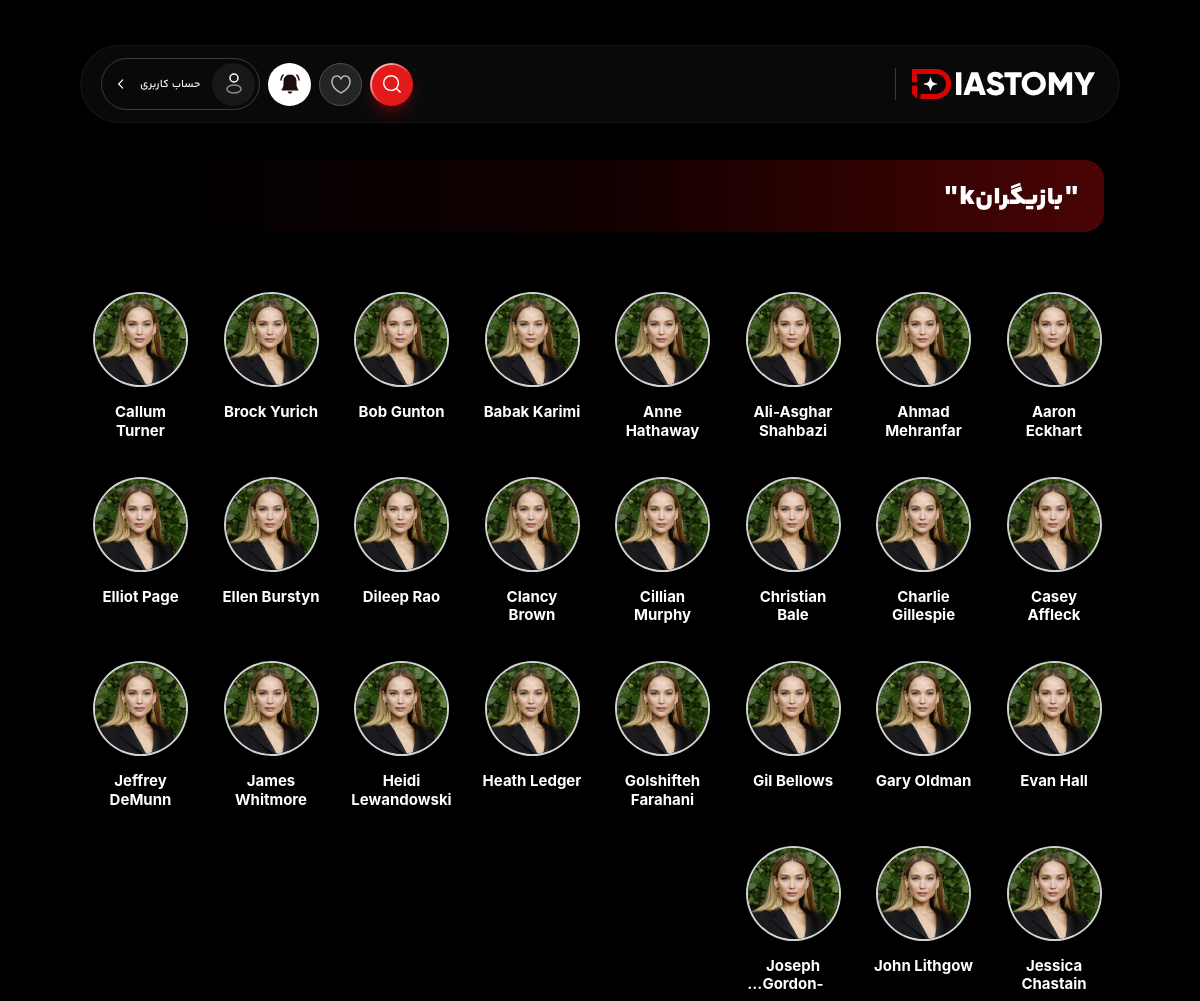
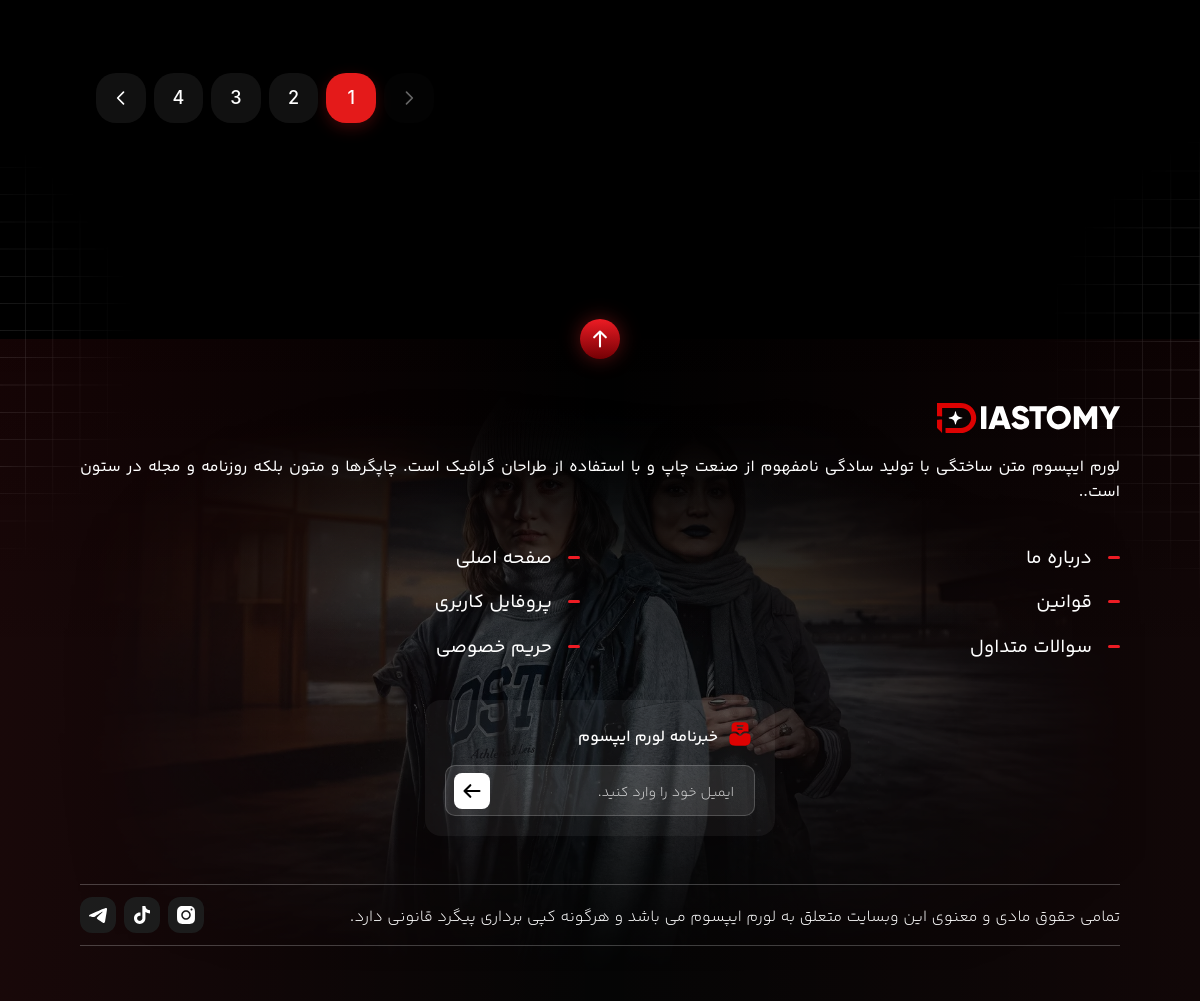
Page /movie/actors/ on the committed database (2 pictures, top to bottom).
### core/models.py (models this page shows, shortened)
class ActorsPageSetting(models.Model):
    title = models.CharField(max_length=255, default='بازیگران', verbose_name=_('عنوان صفحه بازیگران'))
    meta_description = models.TextField(blank=True, null=True, verbose_name=_('توضیحات متا (SEO)'))
    per_page = models.PositiveIntegerField(default=27, verbose_name=_('تعداد بازیگر در هر صفحه'))
    actor_detail_per_page = models.PositiveIntegerField(default=15, verbose_name=_('تعداد فیلم/سریال در صفحه جزئیات بازیگر'))
    class Meta:
        verbose_name = _('تنظیمات صفحه بازیگران')
        verbose_name_plural = _('تنظیمات صفحه بازیگران')
    @classmethod
    def get_solo(cls):
        obj, created = cls.objects.get_or_create(id=1)
        return obj

### movie/models.py (models this page shows, shortened)
class Person(models.Model):
    name = models.CharField(max_length=255, verbose_name="نام")
    slug = models.SlugField(max_length=255, unique=True, verbose_name="اسلاگ")
    bio = models.TextField(blank=True, verbose_name="بیوگرافی")
    meta_description = models.TextField(blank=True, null=True, verbose_name="توضیحات متا سئو")
    photo = models.ImageField(upload_to='persons/', blank=True, null=True, verbose_name="تصویر")
    is_actor = models.BooleanField(default=True, verbose_name="بازیگر است")
    is_director = models.BooleanField(default=False, verbose_name="کارگردان است")
    class Meta:
        verbose_name = "شخص (بازیگر/کارگردان)"
        verbose_name_plural = "اشخاص (بازیگران/کارگردانان)"

### movie/views.py (the view)
# urls.py: path('actors/', views.actors_list, name='actors_list'),
def actors_list(request):
    setting = services.get_actors_page_setting()
    page_number = request.GET.get('page', 1)
    page_obj = services.get_paginated_actors(page_number=page_number, per_page=setting.per_page)
    elided_page_range = page_obj.paginator.get_elided_page_range(
        page_obj.number,
        on_each_side=1,
        on_ends=1
    )
    context = {
        'actors_setting': setting,
        'page_obj': page_obj,
        'actors': page_obj.object_list,
        'is_paginated': page_obj.has_other_pages(),
        'elided_page_range': elided_page_range,
    }
    return render(request, 'movie/actors.html', context)

### templates/movie/actors.html (shortened to what this page needs)
{% extends 'base.html' %}
{% load i18n static %}
{% block content %}
<div class="flex-grow w-full px-4 py-8 mt-24 md:mt-30 md:px-12 lg:px-24 md:py-10">
    <div
        class="relative w-full rounded-[1.2rem] mb-[60px] h-18 lg:h-[4.5rem] flex items-center justify-start px-6 md:px-6"
        style="background: linear-gradient(to left, #4a0404, #110000, transparent);"
    >
        <h1 class="text-[18px] md:text-[20px] lg:text-[25px] font-black text-white tracking-wide text-right w-full py-3">
            "{{ actors_setting.title|default:_("بازیگران") }}"
        </h1>
    </div>
    <div class="grid grid-cols-4 gap-4 md:grid-cols-6 lg:grid-cols-8 xl:grid-cols-9 sm:gap-9">
        {% for actor in actors %}
        <a
            href="{% if actor.slug %}{% url 'movie:actor_detail' actor.slug %}{% else %}#{% endif %}"
            class="flex flex-col z-20 items-center shrink-0 snap-start group cursor-pointer w-[80px] md:w-[100px]"
        >
            <div class="w-[75px] h-[75px] md:w-[95px] md:h-[95px] rounded-full border-[2px] border-white/80 group-hover:border-red-600 group-hover:shadow-[0_0_20px_rgba(220,38,38,0.5)] transition-all duration-300 mb-2 sm:mb-4 overflow-hidden bg-zinc-900">
                {% if actor.photo %}
                    <img
                        src="{{ actor.photo.url }}"
                        class="object-cover w-full h-full rounded-full shadow-inner"
                        alt="{{ actor.name }}"
                    />
                {% else %}
                    <img
                        src="{% static 'public/assets/img/actor1.jpg' %}"
                        class="object-cover w-full h-full rounded-full shadow-inner"
                        alt="{{ actor.name }}"
                    />
                {% endif %}
            </div>
            <div class="text-center">
                <p class="text-[14px] md:text-[15px] text-white group-hover:text-red-600 font-bold leading-tight transition-colors line-clamp-2">
                    {{ actor.name }}
                </p>
            </div>
        </a>
        {% empty %}
        <div class="col-span-full py-16 text-center text-gray-400">
            <p class="text-lg font-light">{% trans "هیچ بازیگری یافت نشد." %}</p>
        </div>
        {% endfor %}
    </div>
    {% include 'components/pagination.html' %}
</div>
{% endblock %}

### rows in the picture
ActorsPageSetting: title "بازیگرانk"
Person: name "Aaron Eckhart"
Person: name "Ahmad Mehranfar"
Person: name "Ali-Asghar Shahbazi"
Person: name "Anne Hathaway"
Person: name "Babak Karimi"
Person: name "Bob Gunton"
Person: name "Brock Yurich"
Person: name "Callum Turner"
Person: name "Casey Affleck"
Person: name "Charlie Gillespie"
Person: name "Christian Bale"
Person: name "Cillian Murphy"
Person: name "Clancy Brown"
Person: name "Dileep Rao"
Person: name "Ellen Burstyn"
Person: name "Elliot Page"
Person: name "Evan Hall"
Person: name "Gary Oldman"
Person: name "Gil Bellows"
Person: name "Golshifteh Farahani"
Person: name "Heath Ledger"
Person: name "Heidi Lewandowski"
Person: name "James Whitmore"
Person: name "Jeffrey DeMunn"
Person: name "Jessica Chastain"
Person: name "John Lithgow"

### other values in the picture
{{ num }} "1"
{{ num }} "2" "3" "4"
